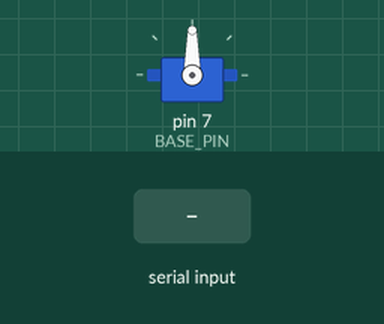
Recording of a sketch running on a simulated Arduino Uno, built with avr-gcc and run on an emulated ATmega328P. Parts: servo. The inputs (shaded band) are chosen by the test bench. What the sketch prints to the serial monitor is not drawn.

Above: at 1.2 s.
1.3 s: "+" received over Serial
2.8 s: "?" received over Serial
Timing chart, 0 to 5.8 s (numbered marks = the images above; inputs shaded):
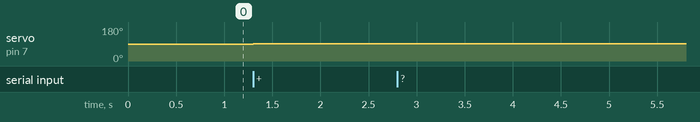

The sketch:

MeArm_Servo_Test.ino
```cpp
#include <Servo.h>

Servo baseServo;

const int BASE_PIN = 7;       // 右臂舵机 D7
const int BASE_START = 90;    // 初始参考角度
const int TEST_MIN = 85;      // 测试下限
const int TEST_MAX = 95;      // 测试上限   // 暂定测试上限
int currentAngle = BASE_START;

void setup() {
  Serial.begin(9600);

  // 先设置目标脉宽，再附加舵机
  baseServo.write(BASE_START);
  baseServo.attach(BASE_PIN);

  Serial.println("MeArm Base Servo Test");
  Serial.println("Check power and mechanical clearance.");
  Serial.println("Commands: +, -, ?");
}

void loop() {
  if (Serial.available() > 0) {
    char cmd = Serial.read();

    if (cmd == '+') {
      moveBase(currentAngle + 1);
    }
    else if (cmd == '-') {
      moveBase(currentAngle - 1);
    }
    else if (cmd == '?') {
      Serial.print("Current command angle: ");
      Serial.println(currentAngle);
    }
  }
}

void moveBase(int targetAngle) {
  targetAngle = constrain(
    targetAngle, TEST_MIN, TEST_MAX
  );

  if (targetAngle == currentAngle) {
    return;
  }

  currentAngle = targetAngle;
  baseServo.write(currentAngle);

  Serial.print("Base target angle: ");
  Serial.println(currentAngle);
}
```

Measured:
- after the input at 1.3 s, servo on pin 7 (BASE_PIN): 90° → 91° at once
- after the input at 2.8 s, every drawn part: stays the same
